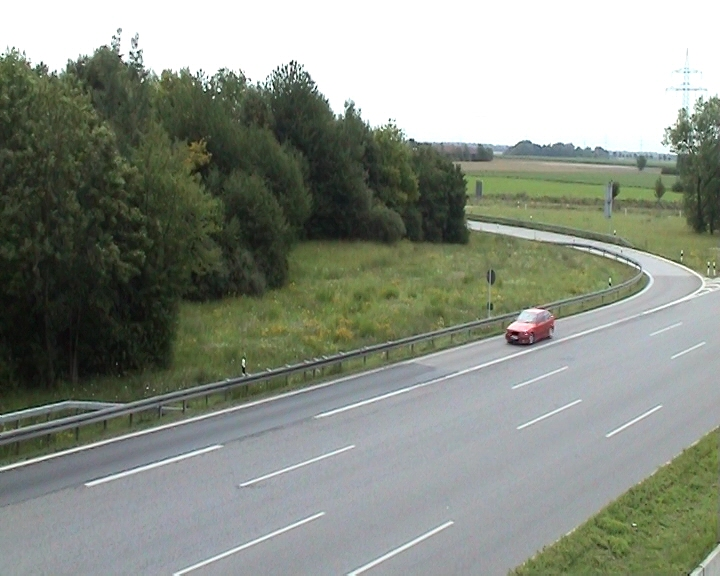
%> input picture assgn10/sequence/2043_000140.jpeg, 720 x 576 px; its folder holds 4 pictures in this run
$ octave ex2.m   (GNU Octave 9; MATLAB toolbox functions it lacks are replaced by stand-ins)
%> lines starting %> are read from the running program, lines starting %| are printed output that depends on the picture
### assgn10/load_img.m
function img = load_img(num, scale)
    if nargin < 2
        scale = 1;
    end

    imgPath = sprintf('sequence/2043_%06d.jpeg', num + 140);
    img = imread(imgPath);

    if scale ~= 1
        img = imresize(img, scale);
    end
end

### assgn10/colorHist.m
function histCounts = colorHist(img)
    hsvImg = rgb2hsv(img);
    hueChannel = hsvImg(:, :, 1);
    histCounts = zeros(256, 1);

    hueIdx = hueindex(hueChannel);
    for i = 1:numel(hueIdx)
        histCounts(hueIdx(i)) = histCounts(hueIdx(i)) + 1;
    end
end

### assgn10/hueindex.m
function out = hueindex(hue)
    out = ceil(hue*255) + 1;
end

### assgn10/probMap.m
function map = probMap(img, hist)
    hsvImg = rgb2hsv(img);
    hueChannel = hsvImg(:, :, 3);

    hueIdx = hueindex(hueChannel);
    map = hist(hueIdx);

    maxVal = max(map(:));
    if maxVal > 0
        map = single(map) / maxVal * 255;
    else
        map = single(map);
    end
end

### assgn10/ex2.m
close all; clear all; clc;

numImages = 50;
maxIter = 3;

xPos = 506; yPos = 308;
width = 57; height = 47;

img = load_img(0);
%> in load_img, img is the input picture: size 576x720x3 uint8; mean R, G, B 137.5, 143.6, 132.8
patch = img(yPos:yPos + height - 1, xPos:xPos + width - 1, :);

histogramData = colorHist(patch);
%> in colorHist, `hsvImg = rgb2hsv(img);`: hsvImg: size 47x57x3 double; mean H, S, V 0.651, 0.177, 0.616
%> in colorHist, `hueChannel = hsvImg(:, :, 1);`:
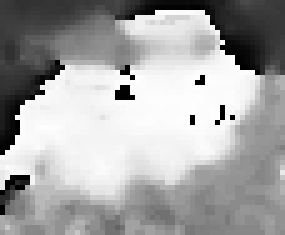
%> hueChannel: size 47x57 double (shown 5 times larger); min 0, max 0.998, mean 0.651
%> after the loop in colorHist, `for i = 1:numel(hueIdx)`: histCounts = 256 values, max 87 at index 254, min 0 at index 71, mean 10.46
%> histogramData has the same summary as histCounts in colorHist
probabilityMap = probMap(patch, histogramData);
%> in probMap, `map = hist(hueIdx);`:
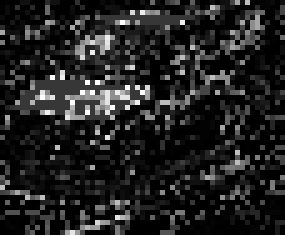
%> map: size 47x57 double (shown 5 times larger); min 0, max 87, mean 11.8; drawn with min black and max white
%> in probMap, `maxVal = max(map(:));`: maxVal = 87

[xGrid, yGrid] = meshgrid(1:width, 1:height);
xGrid = xGrid - width / 2;
yGrid = yGrid - height / 2;

totalTime = 0;

for frame = 1:numImages
    tic;
    img = load_img(frame);
%> call 2 of load_img, with num = 1
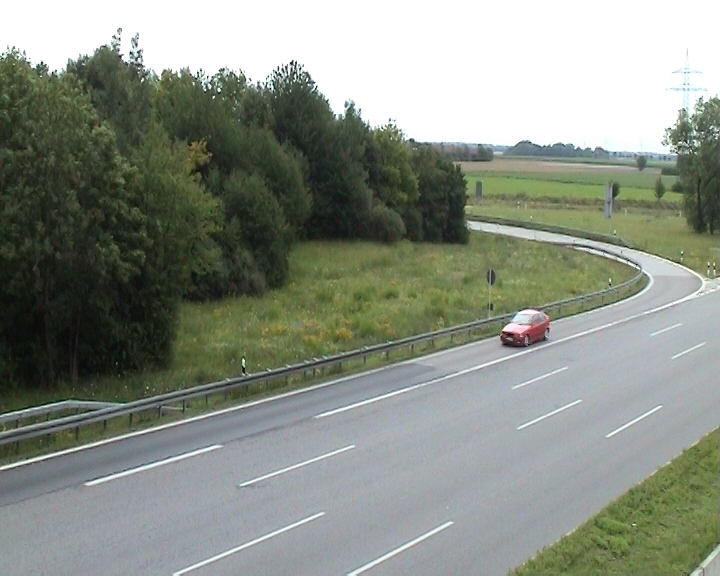
%> input picture assgn10/sequence/2043_000141.jpeg, 720 x 576 px
%> in load_img, img is the input picture: size 576x720x3 uint8; mean R, G, B 137.4, 143.5, 132.8
    patch = img(yPos:yPos + height - 1, xPos:xPos + width - 1, :);
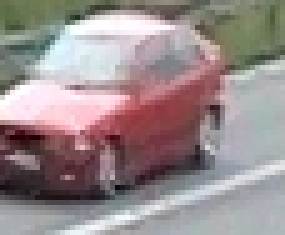
%> patch: size 47x57x3 uint8 (shown 5 times larger); mean R, G, B 153, 140.3, 141.4

    disp([xPos, yPos]);

    for iter = 1:maxIter
        probabilityMap = probMap(patch, histogramData);

        denom = sum(probabilityMap(:));
        dx = sum(xGrid(:) .* probabilityMap(:)) / denom;
        dy = sum(yGrid(:) .* probabilityMap(:)) / denom;
        delta = round([dx, dy]);

        xPos = xPos + delta(1);
        yPos = yPos + delta(2);

        if norm(delta) < 2
            break;
        end
    end
%> this loop made 3 passes
%> (xPos, yPos) on passes 1 to 3: (503, 307), (500, 306), (497, 305)
%> pass 1, in probMap (call 2), `map = hist(hueIdx);`:
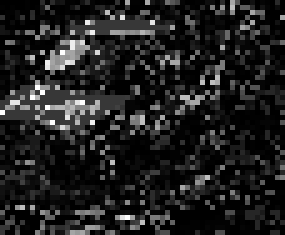
%> map: size 47x57 double (shown 5 times larger); min 0, max 87, mean 11.2; drawn with min black and max white

    histogramData = colorHist(patch);
%> in colorHist (call 2), `hueChannel = hsvImg(:, :, 1);`:
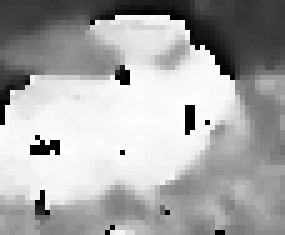
%> hueChannel: size 47x57 double (shown 5 times larger); min 0, max 0.998, mean 0.66
%> after the loop in colorHist (call 2), `for i = 1:numel(hueIdx)`: histCounts = 256 values, max 104 at index 252, min 0 at index 11, mean 10.46
%> histogramData has the same summary as histCounts in colorHist

    totalTime = totalTime + toc;

    imshow(img);
    rectangle('Position', [xPos, yPos, width, height], 'EdgeColor', 'r', 'LineWidth', 2);
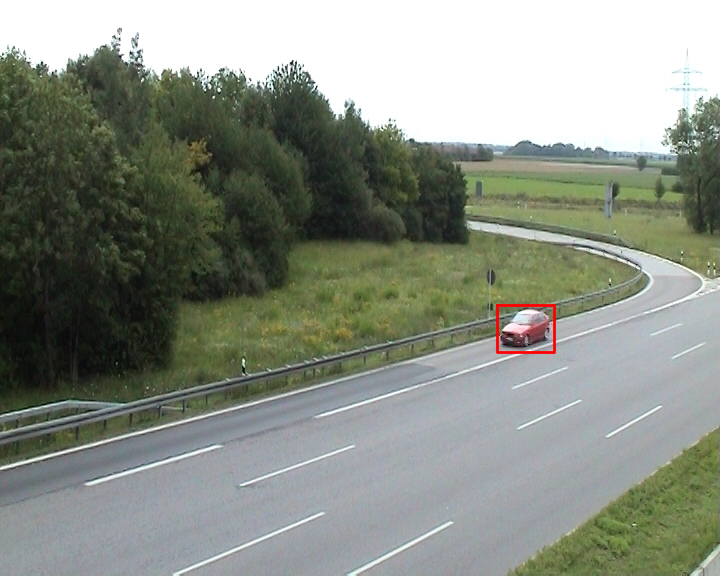
%> figure redrawn from the program's plot data
    drawnow;
end
%> pass 2 of the loop `for frame = 1:numImages`:
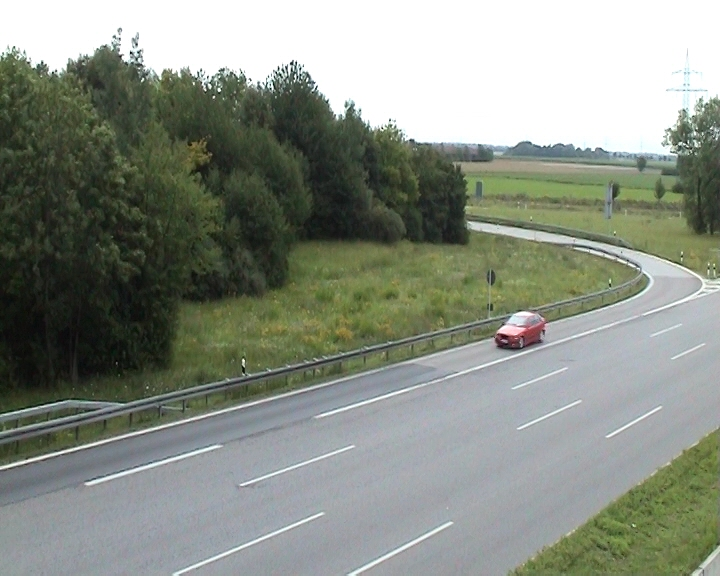
%> input picture assgn10/sequence/2043_000142.jpeg, 720 x 576 px
%> in load_img, img is the input picture: size 576x720x3 uint8; mean R, G, B 137.5, 143.5, 132.8
%|    497   305
%> the loop `for iter = 1:maxIter` made 1 pass
%> (maxVal in probMap, denom, dx, dy, delta, xPos, yPos) on pass 1: (104, 73177.7, -1.4, -0.357, [-1 0], 496, 305)
%> in colorHist (call 3), `hueChannel = hsvImg(:, :, 1);`:
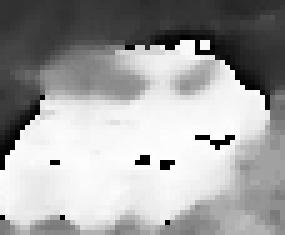
%> hueChannel: size 47x57 double (shown 5 times larger); min 0, max 0.998, mean 0.635
%> after the loop in colorHist (call 3), `for i = 1:numel(hueIdx)`: histCounts = 256 values, max 110 at index 242, min 0 at index 11, mean 10.46
%> `histogramData = colorHist(patch);`: histogramData has the same summary as histCounts in colorHist
%> `rectangle('Position', [xPos, yPos, width, height], 'EdgeColor', 'r', '..`:
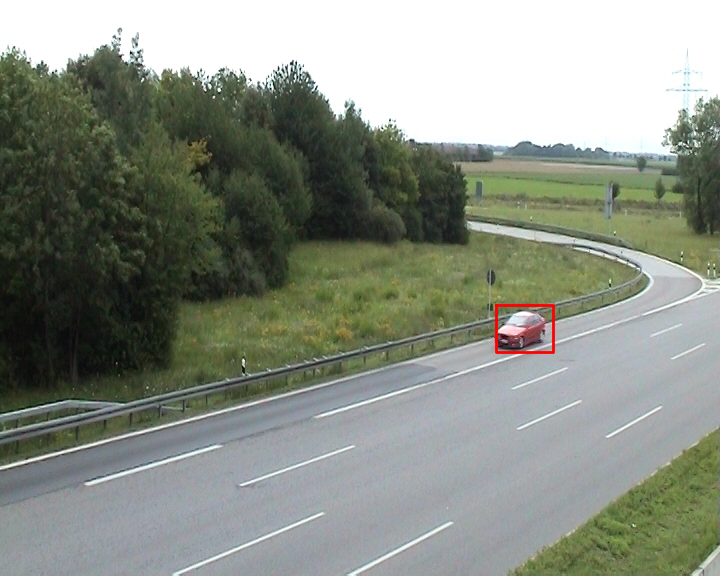
%> figure redrawn from the program's plot data
%> pass 3 of the loop `for frame = 1:numImages`:
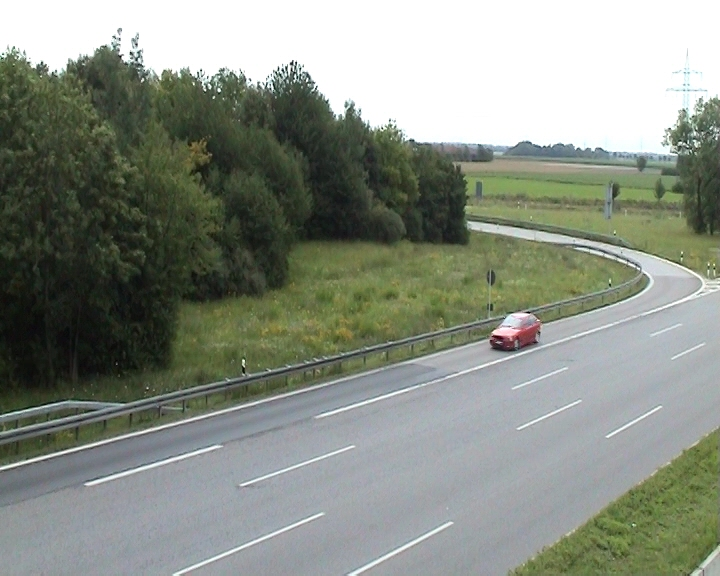
%> input picture assgn10/sequence/2043_000143.jpeg, 720 x 576 px
%> in load_img, img is the input picture: size 576x720x3 uint8; mean R, G, B 137.4, 143.5, 132.8
%|    496   305
%> the loop `for iter = 1:maxIter` made 3 passes
%> xPos on passes 1 to 3: 491, 486, 481
%> in colorHist (call 4), `hueChannel = hsvImg(:, :, 1);`:
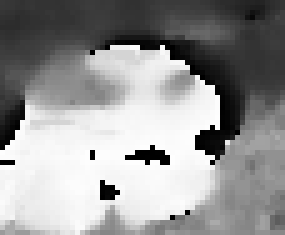
%> hueChannel: size 47x57 double (shown 5 times larger); min 0, max 0.998, mean 0.586
%> after the loop in colorHist (call 4), `for i = 1:numel(hueIdx)`: histCounts = 256 values, max 84 at index 242, min 0 at index 11, mean 10.46
%> `histogramData = colorHist(patch);`: histogramData has the same summary as histCounts in colorHist
%> `rectangle('Position', [xPos, yPos, width, height], 'EdgeColor', 'r', '..`:
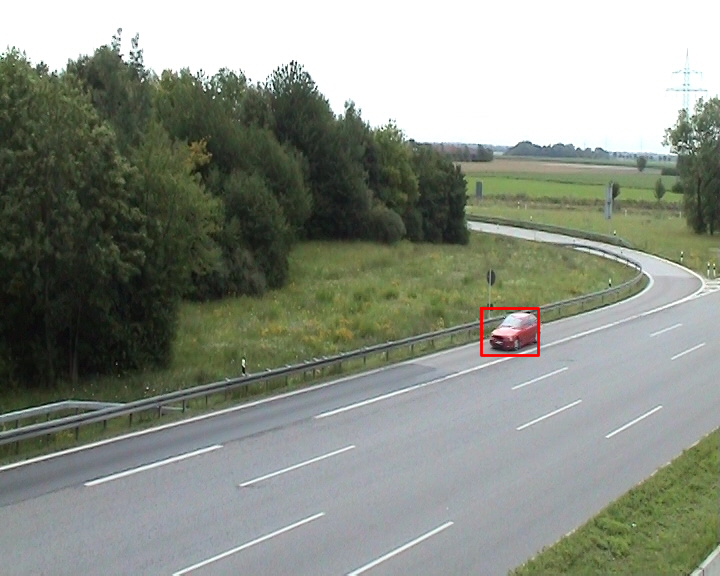
%> figure redrawn from the program's plot data
%> the run ends on the next line
